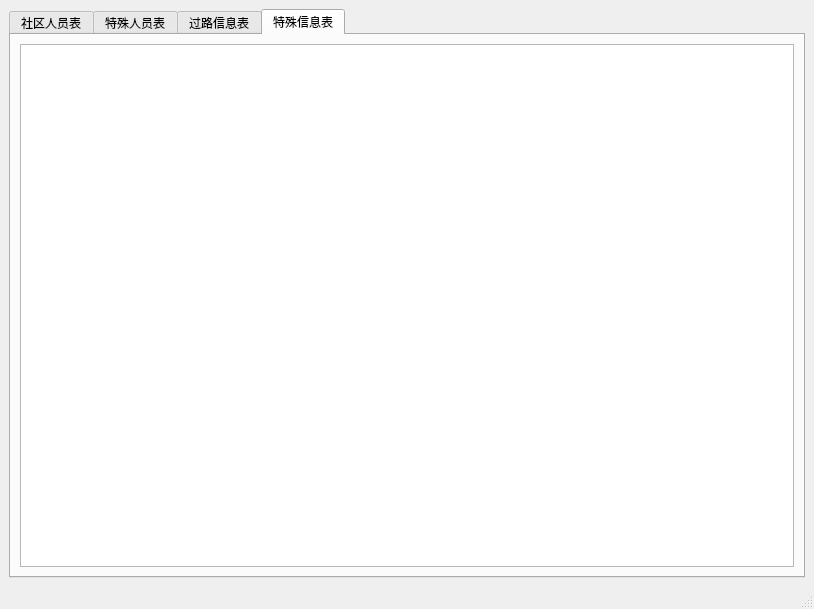
<?xml version="1.0" encoding="UTF-8"?>
<ui version="4.0">
 <class>ControlWindow</class>
 <widget class="QMainWindow" name="ControlWindow">
  <property name="geometry">
   <rect>
    <x>0</x>
    <y>0</y>
    <width>814</width>
    <height>609</height>
   </rect>
  </property>
  <property name="windowTitle">
   <string>MainWindow</string>
  </property>
  <widget class="QWidget" name="centralwidget">
   <layout class="QGridLayout" name="gridLayout">
    <item row="0" column="0">
     <widget class="QTabWidget" name="tabWidget">
      <property name="currentIndex">
       <number>3</number>
      </property>
      <widget class="QWidget" name="tab">
       <attribute name="title">
        <string>社区人员表</string>
       </attribute>
       <layout class="QGridLayout" name="gridLayout_3">
        <item row="0" column="0">
         <widget class="QTableView" name="CommunityPersonnelTable"/>
        </item>
       </layout>
      </widget>
      <widget class="QWidget" name="tab_2">
       <attribute name="title">
        <string>特殊人员表</string>
       </attribute>
       <layout class="QGridLayout" name="gridLayout_4">
        <item row="0" column="0">
         <widget class="QTableView" name="SpecialPersonnelTable"/>
        </item>
       </layout>
      </widget>
      <widget class="QWidget" name="tab_3">
       <attribute name="title">
        <string>过路信息表</string>
       </attribute>
       <layout class="QGridLayout" name="gridLayout_5">
        <item row="0" column="0">
         <widget class="QTableView" name="PassingInfoTable"/>
        </item>
       </layout>
      </widget>
      <widget class="QWidget" name="tab_4">
       <attribute name="title">
        <string>特殊信息表</string>
       </attribute>
       <layout class="QGridLayout" name="gridLayout_2">
        <item row="0" column="0">
         <widget class="QTableView" name="ExceptionalCaselTable"/>
        </item>
       </layout>
      </widget>
     </widget>
    </item>
   </layout>
  </widget>
  <widget class="QMenuBar" name="menubar">
   <property name="geometry">
    <rect>
     <x>0</x>
     <y>0</y>
     <width>814</width>
     <height>28</height>
    </rect>
   </property>
  </widget>
  <widget class="QStatusBar" name="statusbar"/>
 </widget>
 <resources/>
 <connections/>
</ui>
